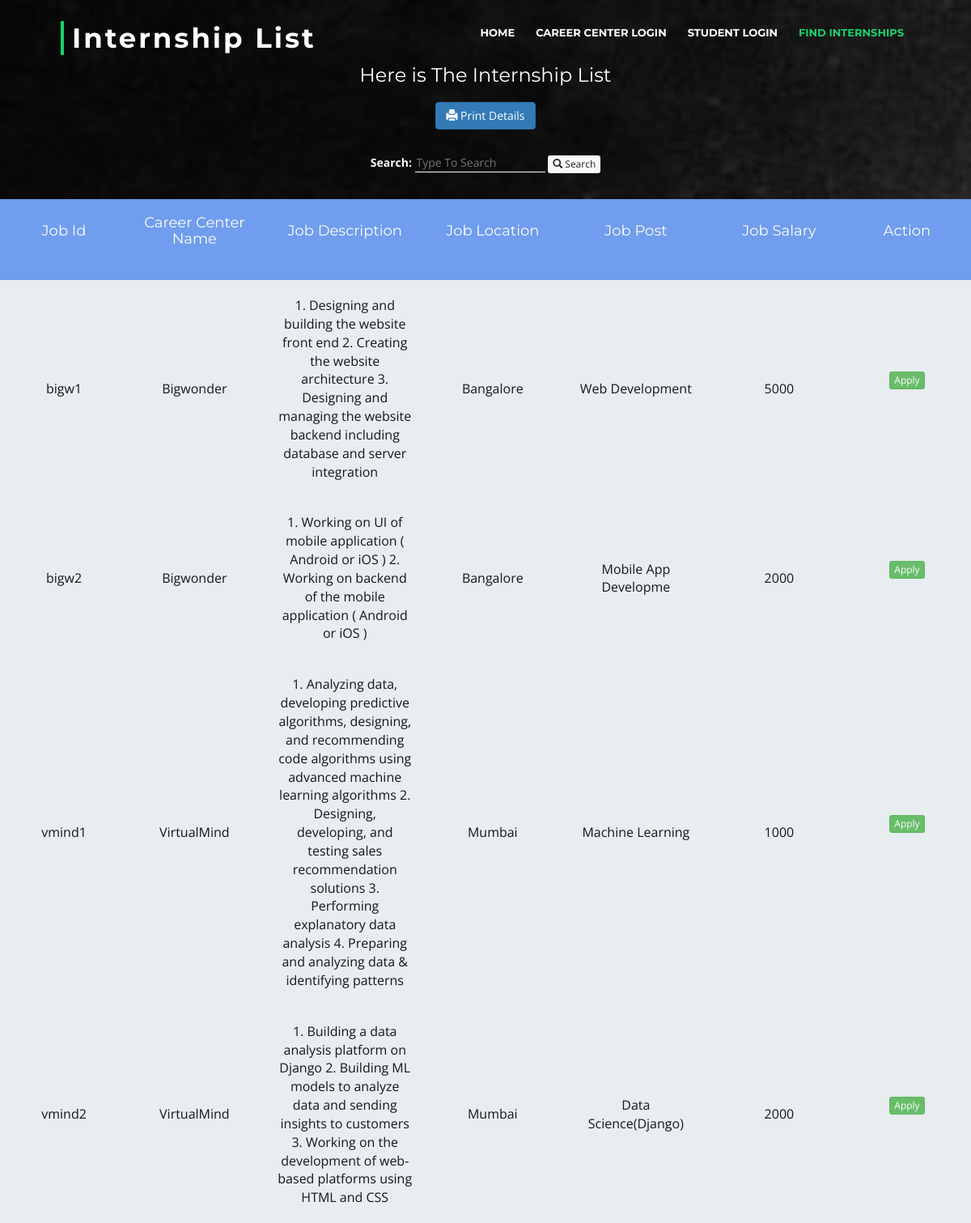
Before: /jobs.php with the older database file.
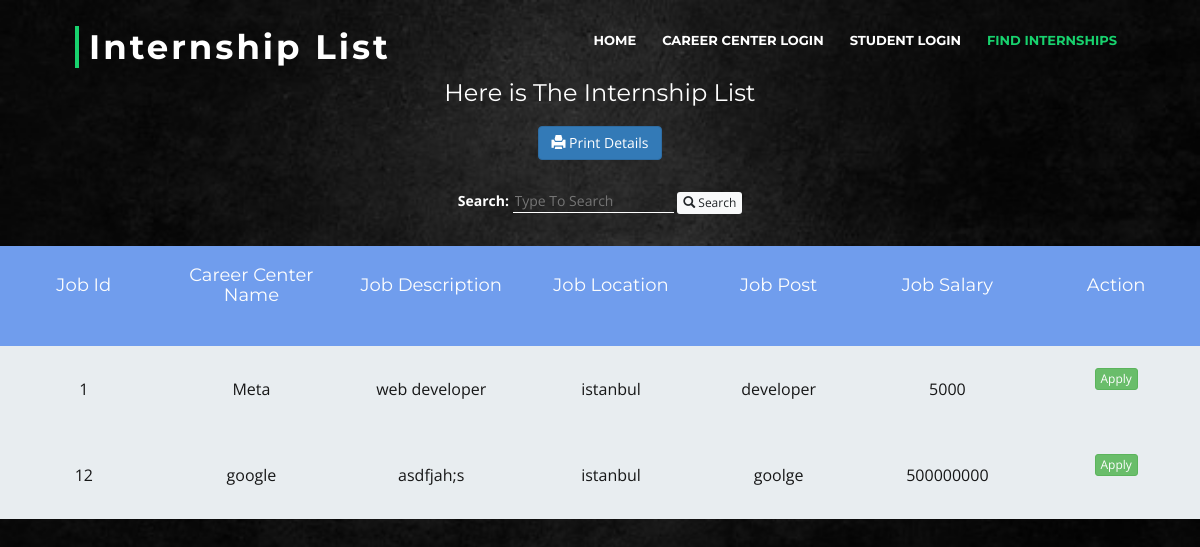
After: the same page with the newer database file.
### tables this page shows
CREATE TABLE `job` (
  `jid` varchar(20) NOT NULL,
  `cname` varchar(200) NOT NULL,
  `jdesc` varchar(5000) NOT NULL,
  `loc` varchar(50) NOT NULL,
  `jpost` varchar(20) NOT NULL,
  `sal` varchar(20) NOT NULL,
  `uname` varchar(25) NOT NULL,
  `eid` varchar(50) NOT NULL
);

### jobs.php (the view, shortened to what this page needs)
<!DOCTYPE html>
<html>
<head>
	<link href="lib/bootstrap/css/bootstrap.min.css" rel="stylesheet">
	<link rel="stylesheet" href="https://maxcdn.bootstrapcdn.com/bootstrap/3.3.7/css/bootstrap.min.css">
	<link href="css/style.css" rel="stylesheet">
</head>
<body id="back">
	<br><br><br><br>
	<header id="header">
		<div class="container-fluid">
			<div id="logo" class="pull-left">
				<h1><a href="#intro" class="scrollto">Internship List</a></h1>
			</div>
			<nav id="nav-menu-container">
				<ul class="nav-menu">
					<li><a href="index.php">Home</a></li>
					<li><a href="emplogin.php">Career Center Login</a></li>
					<li><a href="studentlogin.php">Student Login</a></li>
					<li class="menu-active"><a href="jobs.php">Find Internships</a></li>
				</ul>
			</nav>
		</div>
	</header>
	<div style="text-align:center">
		<h3>Here is The Internship List</h3>
		<div align="center"><button type="button" class="btn btn-primary" onClick="window.print();"><span class="glyphicon glyphicon-print"></span> Print Details </button></div>
		<form method="POST">
			<div style="text-align: center" class="mt-5">
				<label>Search: </label>
				<input type="text" placeholder="Type To Search" name="key" autocomplete="off" style="border-right:none; border-left: none; border-top:none;outline: none;border-bottom: 1px solid white;background-color:transparent; color: white">
				<button type="submit" class="btn btn-light btn-xs" name="sub">
					<span class="glyphicon glyphicon-search"></span> Search
				</button>
		</form>
	</div>
	<table style="width:100%;" class="mt-5">
		<thead>
			<tr>
				<th style="width:10%;">
					<h4>Job Id</h4>
				</th>
				<th style="width:10%;">
					<h4>Career Center Name</h4>
				</th>
				<th style="width:10%;">
					<h4>Job Description</h4>
				</th>
				<th style="width:10%;">
					<h4>Job Location</h4>
				</th>
				<th style="width:10%;">
					<h4>Job Post</h4>
				</th>
				<th style="width:10%;">
					<h4>Job Salary</h4>
				</th>
				<th style="width:10%;">
					<h4>Action</h4>
				</th>
			</tr>
		</thead>
		<tbody>
			<?php
			if (isset($_POST['sub'])) {
				$link = mysqli_connect("localhost", "root", "", "intern") or die($link);
				$k = $_POST['key'];
				$k = mysqli_real_escape_string($link, $k);
				$result = mysqli_query($link, "select * from job where cname like '%" . $k . "%' or jdesc like '%" . $k . "%'  or jpost like '%" . $k . "%'  or loc like '%" . $k . "%'  or sal like '%" . $k . "%'") or die("failed to query database" . mysqli_error($link));
				if ($result->num_rows > 0) {
					while ($row = $result->fetch_assoc()) {
						echo "<tr><td><form action='mainjobs.php' method='post'>" . $row['jid'] . "<td>" . $row['cname'] . "<td>" . $row['jdesc'] . "<td>" . $row['loc'] . "<td>" . $row['jpost'] . "<td>" . $row['sal'] . "</td><td>" .
							"<button type='submit' class='btn btn-xs btn-success' name='_view'>Apply</button></form> <br> <br>";
						if (isset($_POST['_view'])) {
							echo "<script>alert('Login First')</script>";
							echo "<script>location.href='mainjobs.php'</script>";
						}
					}
				} else {
					echo "<tr><td colspan='7' class='box-sm'><h4 class='page-header'>No Job Found</h4></td></tr>";
				}
			} else if (!isset($_POST['sub'])) {
				$conn = mysqli_connect("localhost", "root", "", "intern") or die("connection failed" . mysqli_connect_error());
				$query = "select * from job";
				$result = $conn->query($query);
				if ($result->num_rows > 0) {
					while ($row = $result->fetch_assoc()) {
						echo "<tr><td><form action='mainjobs.php' method='post'>" . $row['jid'] . "<td>" . $row['cname'] . "<td>" . $row['jdesc'] . "<td>" . $row['loc'] . "<td>" . $row['jpost'] . "<td>" . $row['sal'] . "</td><td>" .
							"<button type='submit' class='btn btn-xs btn-success' name='_view'>Apply</button></form> <br> <br>";
					}
				} else {
					echo "<tr><td colspan='7' class='box-sm'><h4 class='page-header'>No Job Found</h4></td></tr>";
				}
			} else {
				echo "<tr><td colspan='7' class='box-sm'><h4 class='page-header'>No Job Found</h4></td></tr>";
			}
			?>
		</tbody>
	</table>
</body>
</html>

### css/style.css (style rules this page uses)
body { color: #666666; font-family: "Open Sans", sans-serif; }
a { color: #18d26e; transition: 0.5s; }
h1, h2, h3, h4, h5, h6 { font-family: "Montserrat", sans-serif; font-weight: 400; margin: 0 0 20px 0; padding: 0; }
#header { padding: 30px 0; height: 92px; position: fixed; left: 0; top: 0; right: 0; transition: all 0.5s; z-index: 997; }
#header #logo { float: left; }
@media (min-width: 1024px) { #header #logo { padding-left: 60px; } }
#header #logo h1 { font-size: 34px; margin: 0; padding: 0; line-height: 1; font-family: "Montserrat", sans-serif; font-weight: 700; letter-spacing: 3px; }
#header #logo h1 a, #header #logo h1 a:hover { color: #fff; padding-left: 10px; border-left: 4px solid #18d26e; }
.nav-menu, .nav-menu * { margin: 0; padding: 0; list-style: none; }
.nav-menu li { position: relative; white-space: nowrap; }
.nav-menu > li { float: left; }
#nav-menu-container { float: right; margin: 0; }
@media (min-width: 1024px) { #nav-menu-container { padding-right: 60px; } }
.nav-menu a { padding: 0 8px 10px 8px; text-decoration: none; display: inline-block; color: #fff; font-family: "Montserrat", sans-serif; font-weight: 700; font-size: 13px; text-transform: uppercase; outline: none; }
.nav-menu li:hover > a, .nav-menu > .menu-active > a { color: #18d26e; }
.nav-menu > li { margin-left: 10px; }

### jobs.php (style rules this page uses)
body { background: url("img/background.jpg"); background-size: cover; background-repeat: no-repeat; color: white; }
table, th, td { margin: auto; border: none; border-collapse: collapse; text-align: center; font-size: 16px; table-layout: auto; background-color: #e8edf0; color: black; margin-top: 100px; }
th, td { padding: 20px; opacity: 0.9; color: black; }
th { background-color: cornflowerblue; color: white; }

Changed rows visible on the page:
removed job: jid "bigw1", cname "Bigwonder", jdesc "1. Designing and building the website front end 2. Creating the website architecture 3. Designing and managing the website backend including database and server integration", loc "Bangalore", jpost "Web Development", sal "5000"
removed job: jid "bigw2", cname "Bigwonder", jdesc "1. Working on UI of mobile application ( Android or iOS ) 2. Working on backend of the mobile application ( Android or iOS )", loc "Bangalore", jpost "Mobile App Developme", sal "2000"
removed job: jid "vmind1", cname "VirtualMind", jdesc "1. Analyzing data, developing predictive algorithms, designing, and recommending code algorithms using advanced machine learning algorithms 2. Designing, developing, and testing sales recommendation solutions 3. Performing explanatory data analysis 4. Preparing and analyzing data & identifying patterns", loc "Mumbai", jpost "Machine Learning", sal "1000"
removed job: jid "vmind2", cname "VirtualMind", jdesc "1. Building a data analysis platform on Django 2. Building ML models to analyze data and sending insights to customers 3. Working on the development of web-based platforms using HTML and CSS", loc "Mumbai", jpost "Data Science(Django)", sal "2000"
added job: jid "1", cname "Meta", jdesc "web developer", loc "istanbul", jpost "developer", sal "5000"
added job: jid "12", cname "google", jdesc "asdfjah;s", loc "istanbul", jpost "goolge", sal "500000000"
